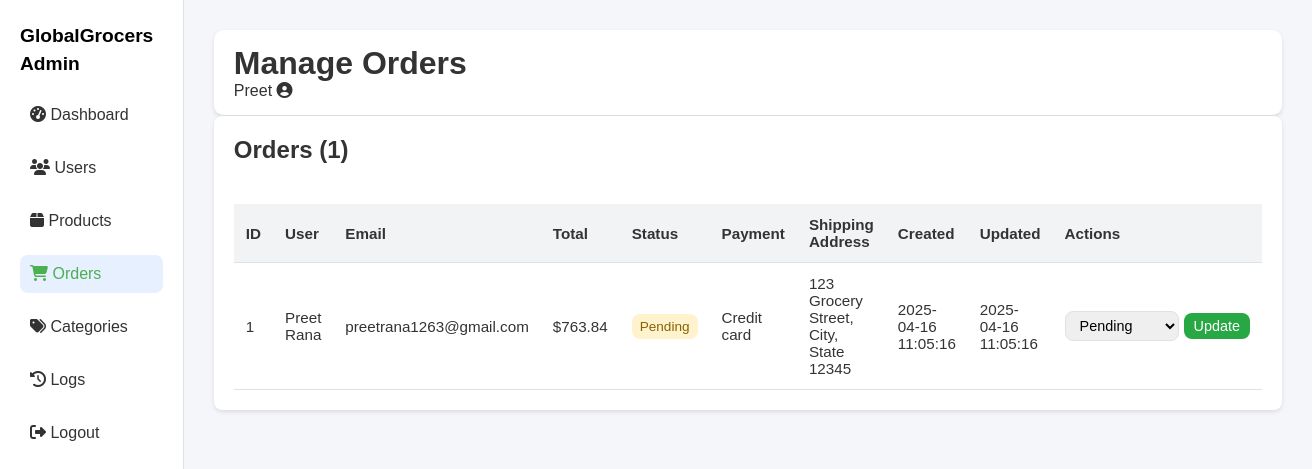
Screenshot of /admin/admin_orders.php (signed in) with the database file from the repository.
### tables this page shows
CREATE TABLE `orders` (
  `id` int(11) NOT NULL,
  `user_id` int(11) NOT NULL,
  `total_amount` decimal(10,2) NOT NULL,
  `status` enum('pending','processing','shipped','delivered','cancelled') DEFAULT 'pending',
  `shipping_address` text NOT NULL,
  `payment_method` enum('credit_card','debit_card','paypal','cash_on_delivery') NOT NULL,
  `created_at` timestamp NOT NULL DEFAULT current_timestamp(),
  `updated_at` timestamp NOT NULL DEFAULT current_timestamp() ON UPDATE current_timestamp()
);

CREATE TABLE `users` (
  `id` int(11) NOT NULL,
  `username` varchar(50) NOT NULL,
  `email` varchar(100) NOT NULL,
  `password` varchar(255) NOT NULL,
  `created_at` timestamp NOT NULL DEFAULT current_timestamp(),
  `profile_image` varchar(255) DEFAULT NULL,
  `updated_at` datetime DEFAULT current_timestamp() ON UPDATE current_timestamp(),
  `phone` varchar(20) DEFAULT NULL,
  `address` text DEFAULT NULL,
  `preferences` text DEFAULT NULL
);

### admin/admin_orders.php (the view, shortened to what this page needs)
<?php
include 'db_connection.php';
try {
    $stmt = $conn->prepare("
        SELECT o.*, u.username, u.email
        FROM orders o
        JOIN users u ON o.user_id = u.id
        ORDER BY o.created_at DESC
    ");
    $stmt->execute();
    $orders = $stmt->fetchAll(PDO::FETCH_ASSOC);
} catch (PDOException $e) {
    $error = "Error fetching orders: " . $e->getMessage();
    $orders = [];
}
?>
<!DOCTYPE html>
<html lang="en">
<head>
    <link rel="stylesheet" href="../css/admin.css">
    <link rel="stylesheet" href="https://cdnjs.cloudflare.com/ajax/libs/font-awesome/6.5.0/css/all.min.css">
</head>
<body>
<div class="admin-container">
    <aside class="sidebar">
        <div class="sidebar-header">
            <h2><a href="admin.php">GlobalGrocers Admin</a></h2>
        </div>
        <nav>
            <ul>
                <li><a href="admin.php"><i class="fas fa-tachometer-alt"></i> Dashboard</a></li>
                <li><a href="admin_users.php"><i class="fas fa-users"></i> Users</a></li>
                <li><a href="admin_products.php"><i class="fas fa-box"></i> Products</a></li>
                <li><a href="admin_order.php" class="active"><i class="fas fa-shopping-cart"></i> Orders</a></li>
                <li><a href="admin_categories.php"><i class="fas fa-tags"></i> Categories</a></li>
                <li><a href="admin_logs.php"><i class="fas fa-history"></i> Logs</a></li>
                <li><a href="admin_logout.php"><i class="fas fa-sign-out-alt"></i> Logout</a></li>
            </ul>
        </nav>
    </aside>
    <main class="main-content">
        <header>
            <h1>Manage Orders</h1>
            <div class="user-profile">
                <span><?= htmlspecialchars($_SESSION['admin_username']) ?></span>
                <i class="fas fa-user-circle"></i>
            </div>
        </header>
        <section class="table-section">
            <div class="table-header">
                <h2>Orders (<?= count($orders) ?>)</h2>
            </div>
            <table>
                <thead>
                <tr>
                    <th>ID</th>
                    <th>User</th>
                    <th>Email</th>
                    <th>Total</th>
                    <th>Status</th>
                    <th>Payment</th>
                    <th>Shipping Address</th>
                    <th>Created</th>
                    <th>Updated</th>
                    <th>Actions</th>
                </tr>
                </thead>
                <tbody>
                <?php if (empty($orders)): ?>
                    <tr><td colspan="10">No orders found.</td></tr>
                <?php else: ?>
                    <?php foreach ($orders as $order): ?>
                        <tr>
                            <td><?= $order['id'] ?></td>
                            <td><?= htmlspecialchars($order['username']) ?></td>
                            <td><?= htmlspecialchars($order['email']) ?></td>
                            <td>$<?= $order['total_amount'] ?></td>
                            <td><span class="status-label <?= $order['status'] ?>"><?= ucfirst($order['status']) ?></span></td>
                            <td><?= str_replace('_', ' ', ucfirst($order['payment_method'])) ?></td>
                            <td><?= nl2br(htmlspecialchars($order['shipping_address'])) ?></td>
                            <td><?= $order['created_at'] ?></td>
                            <td><?= $order['updated_at'] ?></td>
                            <td>
                                <form method="post" class="status-form">
                                    <select name="status" class="status-dropdown">
                                        <?php foreach (['pending', 'processing', 'shipped', 'delivered', 'cancelled'] as $status): ?>
                                            <option value="<?= $status ?>" <?= $order['status'] === $status ? 'selected' : '' ?>>
                                                <?= ucfirst($status) ?>
                                            </option>
                                        <?php endforeach; ?>
                                    </select>
                                    <button type="submit" name="update_status" class="btn btn-small btn-edit">Update</button>
                                </form>
                            </td>
                        </tr>
                    <?php endforeach; ?>
                <?php endif; ?>
                </tbody>
            </table>
        </section>
    </main>
</div>
</body>
</html>

### css/admin.css (style rules this page uses)
* { margin: 0; padding: 0; box-sizing: border-box; }
:root { --primary-color: #4caf50; --primary-light: #e6f0ff; --white: #fff; --background-light: #f4f6f9; --text-color: #333; --text-light: #6c757d; --border-color: #dee2e6; --shadow: 0 2px 4px rgba(0, 0, 0, 0.1); --radius: 8px; --transition: all 0.3s ease; }
body { font-family: 'Arial', sans-serif; background-color: var(--background-light); color: var(--text-color); }
header { background: var(--white); border-bottom: 1px solid var(--border-color); padding: 15px 20px; box-shadow: var(--shadow); border-radius: 10px; }
.admin-container { display: flex; min-height: calc(100vh - 60px); }
.sidebar { width: 250px; background: var(--white); border-right: 1px solid var(--border-color); padding: 20px; }
.sidebar ul { list-style: none; }
.sidebar ul li { margin-bottom: 15px; }
.sidebar ul li a { color: var(--text-color); display: block; padding: 10px; border-radius: var(--radius); text-decoration: none; transition: var(--transition); }
.sidebar ul li a:hover, .sidebar ul li a.active { background: var(--primary-light); color: var(--primary-color); }
.main-content { flex: 1; padding: 30px; background: var(--background-light); }
.main-content h2 { font-size: 1.8rem; margin-bottom: 20px; color: var(--text-color); }
.table-section { background: var(--white); padding: 20px; border-radius: var(--radius); box-shadow: var(--shadow); }
.table-header { display: flex; justify-content: space-between; align-items: center; margin-bottom: 20px; }
.table-header h2 { font-size: 1.5rem; color: var(--text-color); }
.btn { padding: 10px 15px; border: none; border-radius: var(--radius); font-size: 1rem; cursor: pointer; text-decoration: none; display: inline-flex; align-items: center; gap: 5px; transition: var(--transition); }
.btn-small { padding: 5px 10px; font-size: 0.9rem; }
.btn-edit { background-color: #28a745; color: var(--white); }
table { width: 100%; border-collapse: collapse; font-size: 0.95rem; }
table thead { background-color: #f1f3f5; }
table th, table td { padding: 12px; text-align: left; border-bottom: 1px solid var(--border-color); }
table th { font-weight: 600; color: var(--text-color); }
.status-label { padding: 5px 8px; border-radius: var(--radius); font-size: 0.85rem; text-transform: capitalize; display: inline-block; }
.status-label.pending { background: #fff3cd; color: #856404; }
.status-form { display: flex; gap: 5px; align-items: center; }
.status-dropdown { padding: 5px 10px; font-size: 0.9rem; border-radius: var(--radius); border: 1px solid var(--border-color); }
.sidebar-header { margin-bottom: 20px; }
.sidebar-header a { font-size: 1.2rem; font-weight: bolder; color: black; text-decoration: none; }

### rows the page displays
orders: id "1", user.username "Preet Rana", user.email "preetrana1263@gmail.com", total_amount "763.84", status "Pending", payment_method "Credit card", shipping_address "123 Grocery Street, City, State 12345", created_at "2025-04-16 11:05:16", updated_at "2025-04-16 11:05:16"

### other values shown
$_SESSION['admin_username'] "Preet"
count($orders) "1"
